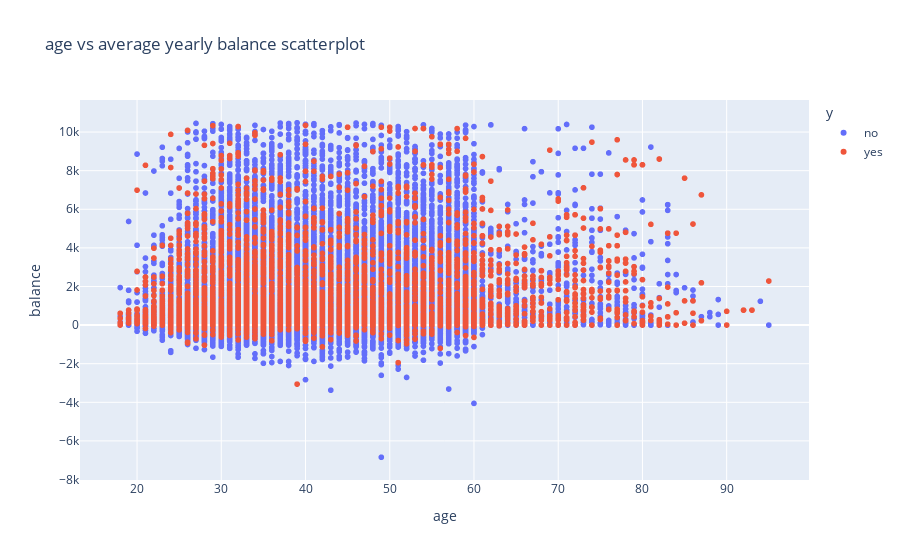

Write notebook code for a chart like this one.
### Code cell
#scatter plot
fig1 = px.scatter(data, x = 'age', y = 'balance', color = 'y', title = 'age vs average yearly balance scatterplot')
fig1.show()

### Figure 1 — Plotly figure (JSON) as saved in the notebook; plotly's stock layout.template omitted (floating-point values rounded to 4 significant figures; data arrays with more than 128 entries replaced by an {"elided": "..."} marker saying what was removed)
{"data": [{"hovertemplate": "y=no<br>age=%{x}<br>balance=%{y}<extra></extra>", "legendgroup": "no", "marker": {"color": "#636efa", "symbol": "circle"}, "mode": "markers", "name": "no", "showlegend": true, "type": "scattergl", "x": {"elided": "39297 int values"}, "xaxis": "x", "y": {"elided": "39297 int values"}, "yaxis": "y"}, {"hovertemplate": "y=yes<br>age=%{x}<br>balance=%{y}<extra></extra>", "legendgroup": "yes", "marker": {"color": "#EF553B", "symbol": "circle"}, "mode": "markers", "name": "yes", "showlegend": true, "type": "scattergl", "x": {"elided": "5168 int values"}, "xaxis": "x", "y": {"elided": "5168 int values"}, "yaxis": "y"}], "layout": {"legend": {"title": {"text": "y"}, "tracegroupgap": 0}, "title": {"text": "age vs average yearly balance scatterplot"}, "xaxis": {"anchor": "y", "domain": [0, 1], "title": {"text": "age"}}, "yaxis": {"anchor": "x", "domain": [0, 1], "title": {"text": "balance"}}}}
